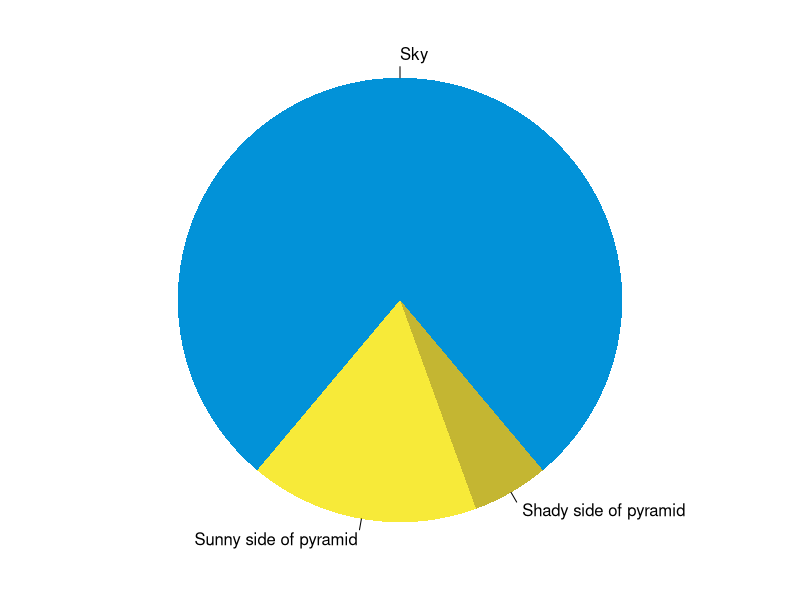
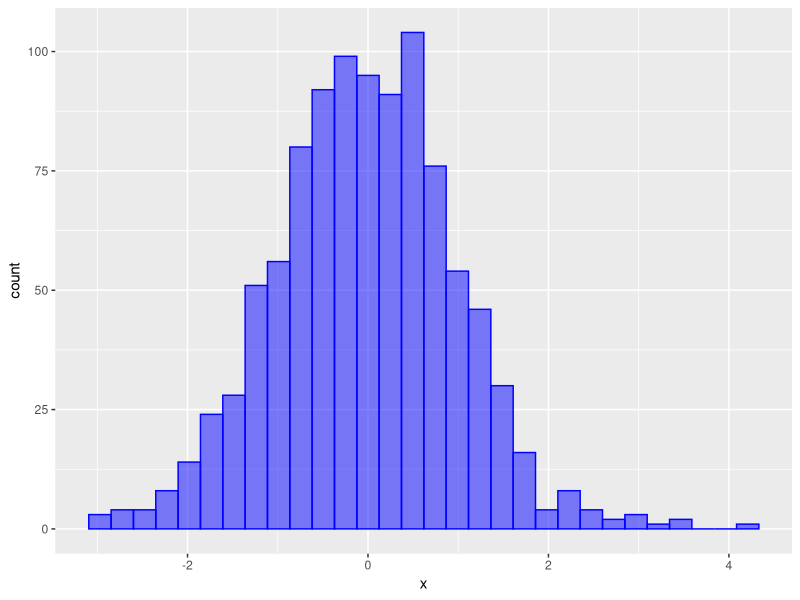

These figures' R source, in order:
## ---- chunk 1
knitr::opts_chunk$set(collapse = TRUE)
## ---- chunk 2
summary(cars)
fit <- lm(dist ~ speed, data = cars)
fit
## ---- chunk 3
par(mar = c(0, 1, 0, 1))
pie(
  c(280, 60, 20),
  c('Sky', 'Sunny side of pyramid', 'Shady side of pyramid'),
  col = c('#0292D8', '#F7EA39', '#C4B632'),
  init.angle = -50, border = NA
)
## ---- chunk 4
library(ggplot2)
data.frame( x = rnorm(1000) ) |> 
  ggplot(aes(x = x)) +
  geom_histogram(bins = 30, fill = 'blue', color = 'blue', alpha = 0.5)
